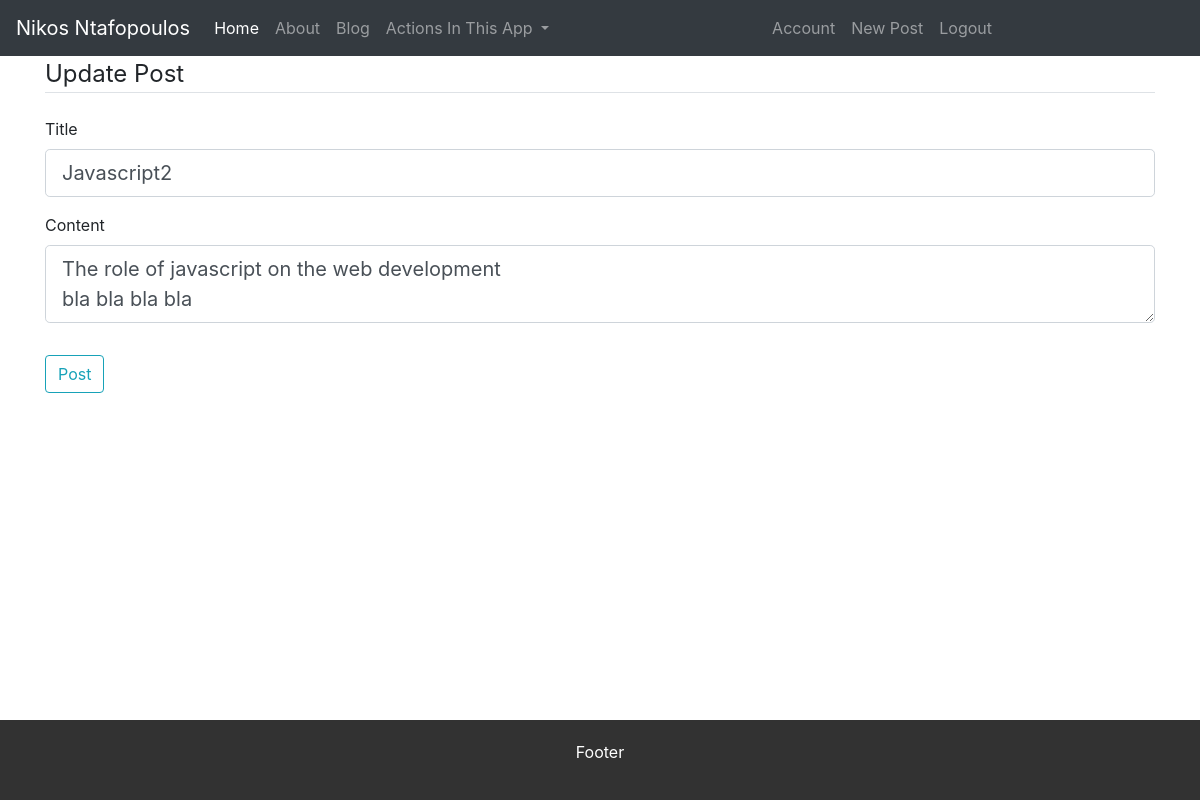
/post/2/update (signed in), run on the app's committed database.
### flaskblog/models.py (models this page shows, shortened)
class Post(db.Model):
    id = db.Column(db.Integer, primary_key=True)
    title = db.Column(db.String(100), nullable=False)
    date_posted = db.Column(db.DateTime, nullable=False, default=datetime.utcnow)
    content = db.Column(db.Text, nullable=False)
    user_id = db.Column(db.Integer, db.ForeignKey('user.id'), nullable=False)

### flaskblog/routes.py (the view)
@app.route("/post/<int:post_id>/update",methods=['GET','POST'])
@login_required
def update_post(post_id):
    post = Post.query.get_or_404(post_id)
    if post.author != current_user:
        abort(403)
    form = PostForm()
    if form.validate_on_submit():
        post.title = form.title.data
        post.content = form.content.data
        db.session.commit()
        flash('Your post has been updated!','success')
        return  redirect(url_for('post',post_id=post.id))
    elif request.method == 'GET':
         form.title.data = post.title
         form.content.data = post.content
    return render_template('create_post.html', title='Update Post', form=form,legend='Update Post')

### flaskblog/forms.py
class PostForm(FlaskForm):
    title = StringField('Title',validators=[DataRequired()])
    content = TextAreaField('Content',validators=[DataRequired()])
    submit = SubmitField('Post')

### flaskblog/models.py (called while the page is built)
@login_manager.user_loader
def load_user(user_id):
    return User.query.get(int(user_id))

### flaskblog/templates/create_post.html (shortened to what this page needs)
{% extends "base.html" %}
{% block content %}
    <form method="POST" action="">
        <fieldset class="form-group">
            <legend class="border-bottom mb-4">{{ legend }}</legend>
            <div class="form-group">
                <div class="form-group">
                {{ form.title.label(class="form-control-label") }}
                {% if form.title.errors %}
                    {{ form.title(class="form-control form-control-lg is-invalid") }}
                <div class="invalid-feedback">
                    {% for error in form.title.errors %}
                        <span>{{ error }}</span>
                    {% endfor %}
                </div>
                {% else %}
                    {{ form.title(class="form-control form-control-lg") }}
                {% endif %}
            </div>
            <div class="form-group">
                {{ form.content.label(class="form-control-label") }}
                {% if form.content.errors %}
                    {{ form.content(class="form-control form-control-lg is-invalid") }}
                <div class="invalid-feedback">
                    {% for error in form.content.errors %}
                        <span>{{ error }}</span>
                    {% endfor %}
                </div>
              </div>
                {% else %}
                    {{ form.content(class="form-control form-control-lg") }}
                {% endif %}
            </div>
        </fieldset>
        <div class="form-group">
                {{ form.submit(class="btn btn-outline-info") }}
            </div>
    </form>
{% endblock content %}

### data on the page
Post: title "Javascript2", content "The role of javascript on the web development bla bla bla bla"

### other printed values
{{ legend }} "Update Post"
